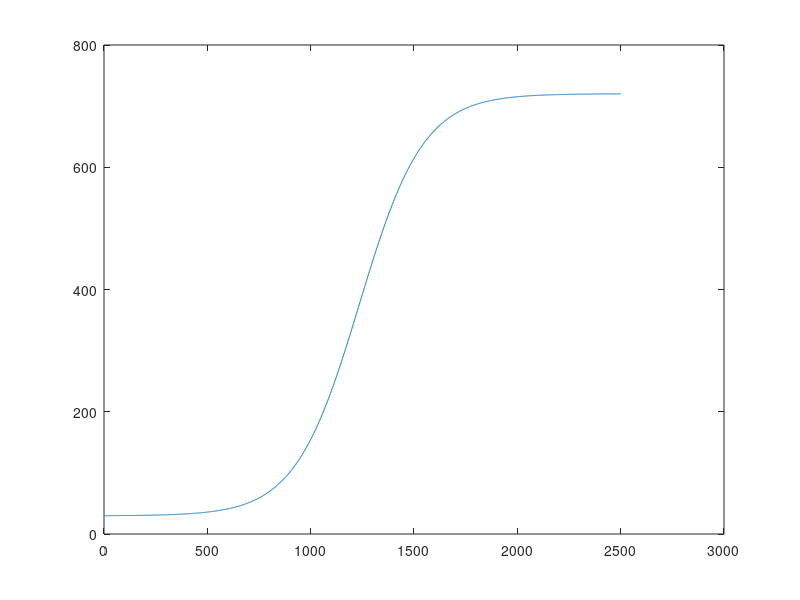

The MATLAB script that drew this image:
%%
% dp/dt = 0.7P(t)(1-P(t)/750)-20
% P(0) = 30
%%
Dt = 0.01;                              % time step delta t
p_init = 30;                           % initial population
t_init = 0;                           % initial time
t_end  = 25;                           % stopping time
n_steps = round((t_end-t_init)/Dt);    %Total number of steps

%%
p_arr = zeros(n_steps+1,1);  % create an array of zeros for p
p_arr(1) = p_init;          % add the initial p to array
for i = 1:n_steps
   p =  p_arr(i);   
   dp = Dt*(0.7*p*(1-(p/750))-20);  % Calculating the derivative
   p_arr(i+1) = p +dp;    % Calculating p on the next time step  
    
end

plot(p_arr)
